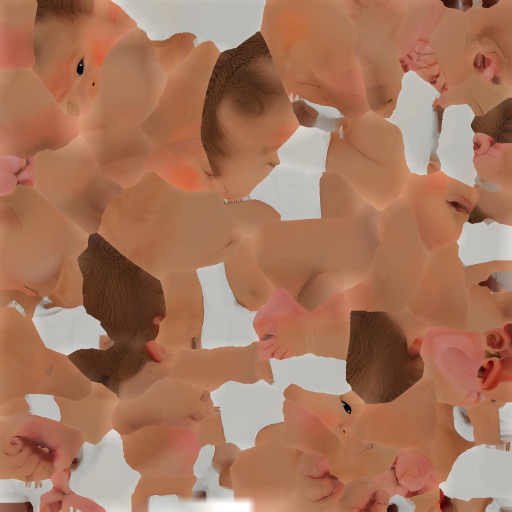
#> input picture assets/props/baby/baby_basecolor.jpg, 1024 x 1024 px (shown at 1/2 size)
$ python -i prepare_owner.py   (imports and definitions only)
#> lines starting #> are read from the running program, lines starting #| are printed output that depends on the picture
#!/usr/bin/env python3
"""
Convert a scanned human (Renderpeople-style OBJ, centimetres, Y-up, facing +Z) into a
MuJoCo-ready owner mesh — run with `pixi run prepare-owner`.

Output (gitignored, not redistributed): assets/models/owner/owner.obj + owner.png
  - metres, Z-up, facing +X (the owner body's forward axis), feet at z = 0, centred on x = y = 0
  - texture = the lowest-resolution diffuse map in the pack (2k), converted to PNG for MuJoCo

The source model is NOT committed (Renderpeople licence: no redistribution). Each teammate
downloads it themselves into assets/models/ and runs this script; without it the sim keeps
the primitive owner.

Several owners (start-up option `--owner <name>` / NUDGE_OWNER=<name>): every downloaded pack
assets/models/rp_<name>_OBJ/ can be converted to assets/models/owners/<name>/ (also gitignored).
  python scripts/prepare_owner.py                    # default pack -> assets/models/owner/ (as before)
  python scripts/prepare_owner.py --list             # owner names of the downloaded packs
  python scripts/prepare_owner.py --name mei         # one pack -> assets/models/owners/mei/
  python scripts/prepare_owner.py --all              # every pack -> assets/models/owners/<name>/
Names: rp_mei_posed_001_OBJ -> mei, rp_dennis_posed_004_OBJ -> dennis, rp_posed_00178_29_OBJ -> posed_00178_29.
Mesh: *_30k.obj if present, else the pack's single OBJ; > --max-faces (60k) triangles -> decimated to ~30k.
Packs are looked up in NUDGE_MODELS_DIR, else assets/models/, else (git worktree) the main checkout's.
Usage: python scripts/prepare_owner.py [--src DIR] [--yaw-deg DEG] [--name NAME | --all | --list]
"""

from __future__ import annotations

import argparse
import math
import os
import re
import sys
from pathlib import Path

import cv2
import numpy as np

PROJECT_ROOT = Path(__file__).resolve().parent.parent
MAX_FACES = 60000      # a mesh much bigger than ~30k triangles is decimated to TARGET_FACES
TARGET_FACES = 30000


def _main_checkout() -> Path | None:
    """In a git worktree, .git is a file 'gitdir: <main>/.git/worktrees/<name>': the main checkout."""
    g = PROJECT_ROOT / ".git"
    if g.is_file():
        txt = g.read_text(encoding="utf-8", errors="replace").strip()
        if txt.startswith("gitdir:"):
            p = Path(txt.split(":", 1)[1].strip())
            if p.parent.name == "worktrees":
                return p.parent.parent.parent
    return None


SKIP_DIRS = {"owner", "owners"}  # our own converted output, never a source
_IMG = (".jpg", ".jpeg", ".png")
_NOT_COLOUR = re.compile(r"norm|normal|spec|rough|metal|gloss|occl|_ao|disp|bump|height|opacity|alpha|mask")


# [34 lines left out: functions _res, find_texture, _is_person, not called in this run]


def models_dir() -> Path:
    """Where the downloaded people are: NUDGE_MODELS_DIR, else this checkout's assets/models/, else
    (a git worktree without them) the main checkout's assets/models/."""
    env = os.environ.get("NUDGE_MODELS_DIR", "").strip()
    if env:
        return Path(env)
    here = PROJECT_ROOT / "assets" / "models"
    if (here / "owners").is_dir() or (here.is_dir() and any(_is_person(d) for d in here.iterdir())):
        return here
    main = _main_checkout()
    other = main / "assets" / "models" if main is not None else None
    if other is not None and other.is_dir() and any(_is_person(d) for d in other.iterdir()):
        return other
    return here


MODEL_DIR = models_dir()
OUT_DIR = PROJECT_ROOT / "assets" / "models" / "owner"   # the default owner (what sim/world.py loads by default)
OWNERS_DIR = MODEL_DIR / "owners"  # one folder per owner name (start-up option --owner)
DEFAULT_SRC = MODEL_DIR / "rp_posed_00178_29_OBJ"


# [44 lines left out: functions _rel, full_name, owner_name, find_packs, resolve, not called in this run]


def pick_files(src: Path) -> tuple[Path, Path]:
    """Mesh: the *_30k.obj if the folder has one, else an OBJ without a *_<N>k suffix (single-OBJ
    packs, plain folders), else the smallest. Texture: find_texture()."""
    objs = sorted(src.glob("*.obj"), key=lambda p: p.stat().st_size)
    if not objs:
        sys.exit(f"[owner] no .obj found in {src}")
    k30 = [p for p in objs if p.stem.lower().endswith("_30k")]
    plain = [p for p in objs if not re.search(r"_\d+k$", p.stem.lower())]
    obj = (k30 or plain or objs)[0]
    tex = find_texture(src, obj)
    if tex is None:
        sys.exit(f"[owner] no colour texture found in {src}")
    return obj, tex


# [71 lines left out: functions decimate, main, not called in this run]


def convert(src: Path, out_dir: Path, yaw_deg: float = 0.0, max_faces: int = MAX_FACES) -> int:
    """One scanned pack -> out_dir/owner.obj + owner.png."""
    obj_path, tex_path = pick_files(src)
    print(f"[owner] mesh    {_rel(obj_path)}")
    print(f"[owner] texture {_rel(tex_path)}")

    lines = obj_path.read_text(encoding="utf-8", errors="replace").splitlines()
    n_faces = sum(1 for ln in lines if ln.startswith("f "))
    if n_faces > max_faces:
        lines = decimate(lines, TARGET_FACES)
        print(f"[owner] decimated {n_faces} -> {sum(1 for ln in lines if ln.startswith('f '))} faces")
    verts = np.array([[float(t) for t in ln.split()[1:4]] for ln in lines if ln.startswith("v ")])

    # cm -> m; scan frame (X right, Y up, Z front) -> body frame (X front, Y left, Z up).
    # body = (z, x, y) maps scan front (+Z) to +X and scan up (+Y) to +Z (right-handed).
    c, s = math.cos(math.radians(yaw_deg)), math.sin(math.radians(yaw_deg))

    def to_body(p: np.ndarray, scale: float) -> np.ndarray:
        b = np.stack([p[:, 2], p[:, 0], p[:, 1]], axis=1) * scale
        return np.stack([c * b[:, 0] - s * b[:, 1], s * b[:, 0] + c * b[:, 1], b[:, 2]], axis=1)

    # Units: Renderpeople scans are in centimetres (~170 tall); a person exported in metres is ~1.7.
    raw_h = float(np.ptp(verts[:, 1]))
    scale = 0.01 if raw_h > 10.0 else 1.0
    print(f"[owner] units   {'cm' if scale == 0.01 else 'm'} (raw height {raw_h:.2f})")
    vb = to_body(verts, scale)
    centre = np.array([(vb[:, 0].min() + vb[:, 0].max()) / 2, (vb[:, 1].min() + vb[:, 1].max()) / 2, vb[:, 2].min()])
    vb -= centre
    print(f"[owner] size    {np.ptp(vb[:, 0]):.2f} x {np.ptp(vb[:, 1]):.2f} x {np.ptp(vb[:, 2]):.2f} m (front x left x up)")

    out, vi, ni = [f"# Generated by scripts/prepare_owner.py from {obj_path.name} — do not commit"], 0, 0
    normals = [ln for ln in lines if ln.startswith("vn ")]
    nb = to_body(np.array([[float(t) for t in ln.split()[1:4]] for ln in normals]), 1.0) if normals else None
    for ln in lines:
        if ln.startswith("v "):
            out.append("v {:.5f} {:.5f} {:.5f}".format(*vb[vi]))
            vi += 1
        elif ln.startswith("vn "):
            out.append("vn {:.4f} {:.4f} {:.4f}".format(*nb[ni]))
            ni += 1
        elif ln.startswith(("vt ", "f ")):
            out.append(ln.strip())
        # drop g / o / usemtl / mtllib / s: MuJoCo uses one material from the MJCF
    out_dir.mkdir(parents=True, exist_ok=True)
    (out_dir / "owner.obj").write_text("\n".join(out) + "\n", encoding="utf-8")

    img = cv2.imread(str(tex_path), cv2.IMREAD_COLOR)
    if img is None:
        sys.exit(f"[owner] could not read {tex_path}")
    if max(img.shape[:2]) > 2048:  # 4k basecolor -> 2k, like the *_dif_2k.jpg packs
        img = cv2.resize(img, (2048, 2048), interpolation=cv2.INTER_AREA)
    cv2.imwrite(str(out_dir / "owner.png"), img)
    print(f"[owner] wrote   {_rel(out_dir / 'owner.obj')} ({vi} verts) + owner.png "
          f"({img.shape[1]}x{img.shape[0]})")
    return 0


# [2 lines not run here, left out]

>>> import cv2
>>> picture = cv2.imread('../assets/props/baby/baby_basecolor.jpg', cv2.IMREAD_GRAYSCALE)
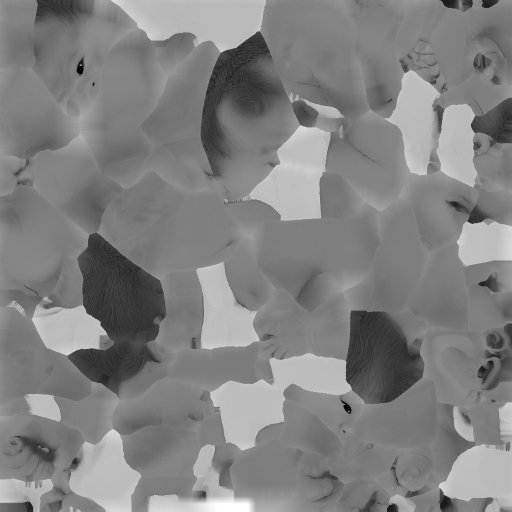
#> picture: shape (1024, 1024) (shown at 1/2 size); min 0, max 255, mean 129.2
>>> result = convert(picture, 'out.png')
#> (the run stopped early here; a loop or call above may not have finished)
